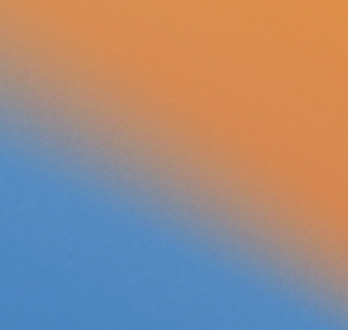
#> input picture data_analysis/data_analysis_hello_world/array/test.png, 116 x 110 px, found by its file name (shown 3 times larger)
$ jupyter execute --allow-errors base.ipynb
#> lines starting #> are read from the running program, lines starting #| are printed output that depends on the picture
# 打开图片

[cell 1]
from PIL import Image


im = Image.open("./test_data/test.png")
#> im is the input picture: PIL image 116x110 RGB; mean R, G, B 157.1, 138.7, 131.4
print(type(im))
#| <class 'PIL.PngImagePlugin.PngImageFile'>
im

# 图片属性

[cell 2]
im.format
#> Out = 'PNG'

[cell 3]
im.size
#> Out = (116, 110)

# 图片方法

## 像素操作

#> (a cell that did not finish here is left out)

[cell 5]
# 修改像素

[cell 6]
for i in range(im.size[1]):
    im.putpixel((i, i), (100, 100, 100))
im

## 直方图

[cell 7]
im.histogram()
#> Out = 768 values, max 2352 at index 395, min 0 at index 0, mean 49.84

# 编辑

## 缩放

[cell 8]
# 缩放为原来的1/2
im.resize((im.size[0] // 2, im.size[1] // 2))
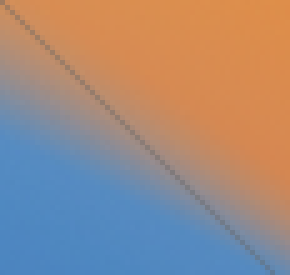
#> Out: PIL image 58x55 RGB (shown 5 times larger); mean R, G, B 156.6, 138.4, 131.1

[cell 9]
# 缩放为原来的1/2 会修改源对象所以copy
im1 = im.copy()
im1.thumbnail((im.size[0] // 2, im.size[1] // 2))
im1.show()

## 旋转

[cell 10]
im.rotate(90)
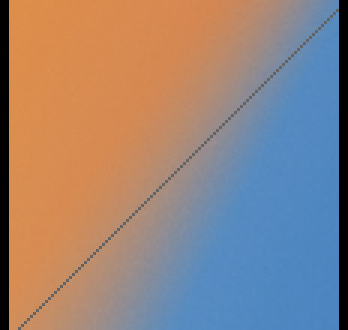
#> Out: PIL image 116x110 RGB (shown 3 times larger); mean R, G, B 148.5, 131.2, 124.4

## 图像的裁剪与粘贴

[cell 11]
# 先获取一个矩形区域，传入矩形的左上顶点和右下顶点两个坐标，定位一个矩形
box = (120, 194, 220, 294)

# 裁剪，然后旋转九十度，得到的仍是一个Image对象
region = im.crop(box).rotate(90)
#> region: PIL image 100x100 RGB; every value is 0

# 粘贴，传入两个参数，Image对象，粘贴位置
im.paste(region, box)
im

## 分离通道

[cell 12]
im = Image.open("./test_data/test.png")
r, g, b = im.split()
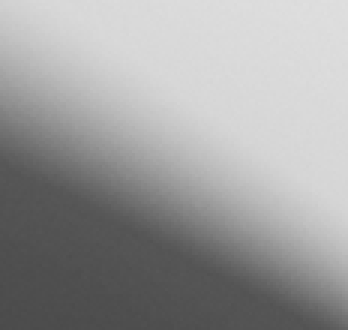
#> r: PIL image 116x110 L (shown 3 times larger); min 75, max 223, mean 157.1
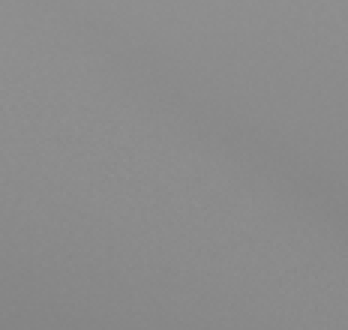
#> g: PIL image 116x110 L (shown 3 times larger); min 131, max 144, mean 138.7
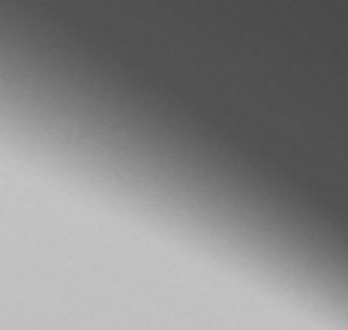
#> b: PIL image 116x110 L (shown 3 times larger); min 72, max 196, mean 131.4

[cell 13]
r

[cell 14]
g

[cell 15]
b

## 变亮/变暗

[cell 16]
im.point(lambda x: x * 2)
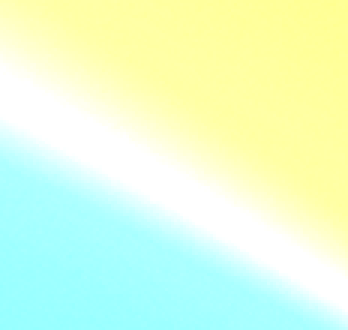
#> Out: PIL image 116x110 RGB (shown 3 times larger); mean R, G, B 227.7, 255, 216.1

[cell 17]
im.point(lambda x: x * 0.5)
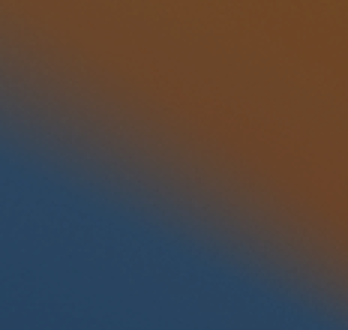
#> Out: PIL image 116x110 RGB (shown 3 times larger); mean R, G, B 78.6, 69.4, 65.7

## 灰度

[cell 18]
im.convert("L")

# 过滤

[cell 19]
from PIL import Image
from PIL import ImageFilter

im = Image.open("./test_data/test.png")

[cell 20]
im.filter(ImageFilter.BLUR)

[cell 21]
im.filter(ImageFilter.DETAIL)
